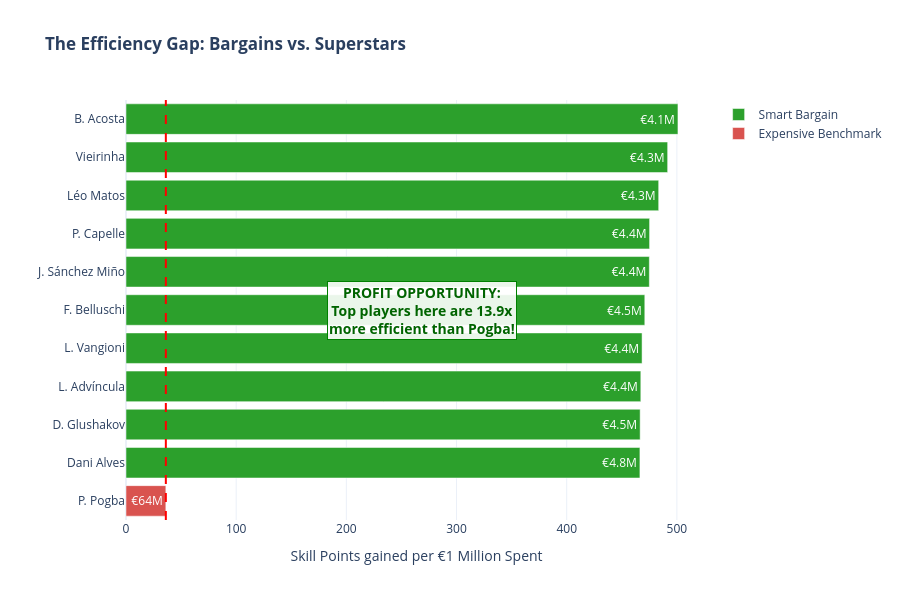

The notebook cell this image was saved under:
### Code cell
import pandas as pd
import plotly.express as px
import plotly.graph_objects as go

# ==========================================
# 1. PREPARE DATA & CALCULATE THE STORY
# ==========================================

# A. Calculate Metrics (Same as before)
skill_cols = [
    'Crossing','Finishing','HeadingAccuracy','ShortPassing','Volleys',
    'Dribbling','Curve','FKAccuracy','LongPassing','BallControl',
    'Acceleration','SprintSpeed','Agility','Reactions','Balance',
    'ShotPower','Jumping','Stamina','Strength','LongShots',
    'Aggression','Interceptions','Positioning','Vision','Penalties',
    'Composure','Marking','StandingTackle','SlidingTackle'
]
df['Total_Skills'] = df[skill_cols].sum(axis=1)

# B. Filter Candidates
targets = df[
    (df['Total_Skills'] > 2050) & 
    (df['Value'] < 20_000_000) & 
    (df['Value'] > 4_000_000) &
    (df['Position'] != 'GK')
].copy()

targets['ROI_Score'] = targets['Total_Skills'] / (targets['Value'] / 1_000_000)
top_bargains = targets.sort_values(by='ROI_Score', ascending=False).head(10).copy()

# C. Add The "Villain" (Benchmark) for Contrast
benchmark = df[df['Name'] == 'P. Pogba'].copy()
if not benchmark.empty:
    benchmark['ROI_Score'] = benchmark['Total_Skills'] / (benchmark['Value'] / 1_000_000)
    # Mark types for coloring
    benchmark['Player_Type'] = "Expensive Benchmark" 
    top_bargains['Player_Type'] = "Smart Bargain"
    
    # Calculate the "Multiplier Insight"
    # How much better is the #1 Bargain compared to Pogba?
    best_deal_score = top_bargains.iloc[0]['ROI_Score']
    pogba_score = benchmark.iloc[0]['ROI_Score']
    multiplier = best_deal_score / pogba_score
    
    final_df = pd.concat([top_bargains, benchmark])
else:
    top_bargains['Player_Type'] = "Smart Bargain"
    final_df = top_bargains
    multiplier = 1

# ==========================================
# 2. EXPORT FOR TABLEAU
# ==========================================
final_df.to_csv('D:/desktop/MY_DOC/Projects/Comprehensive Analysis FIFA 19/Tableau_Datasets/Tableau_ROI_Story.csv', index=False)
print("✅ File Exported: 'Tableau_ROI_Story.csv'")

# ==========================================
# 3. VISUALIZE: THE "STORYTELLING" PLOT
# ==========================================

# We use colors to separate the "Good" from the "Bad"
fig = px.bar(
    final_df,
    x="ROI_Score",
    y="Name",
    orientation='h',
    color="Player_Type",  # <--- This splits the colors automatically
    color_discrete_map={
        "Smart Bargain": "#2CA02C",       # Green
        "Expensive Benchmark": "#D9534F"  # Red
    },
    text="Value",
    title="<b>The Efficiency Gap: Bargains vs. Superstars</b>",
    template="plotly_white"
)

# A. Add the Benchmark Line
fig.add_vline(x=pogba_score, line_width=2, line_dash="dash", line_color="red")

# B. Add the "Story" Annotation (The Arrow)
# Points from the Benchmark to the Top Player
top_player_name = top_bargains.iloc[0]['Name']

fig.add_annotation(
    x=pogba_score + (best_deal_score - pogba_score)/2, # Position in the middle
    y=5, # Approximate middle of the bars
    text=f"<b>PROFIT OPPORTUNITY:<br>Top players here are {multiplier:.1f}x<br>more efficient than Pogba!</b>",
    showarrow=False,
    font=dict(size=14, color="darkgreen"),
    bgcolor="rgba(255,255,255,0.9)",
    bordercolor="green"
)

# C. Formatting
fig.update_traces(texttemplate="€%{text:,.2s}", textposition="inside")
fig.update_layout(
    height=600,
    yaxis={'categoryorder':'total ascending'},
    xaxis_title="Skill Points gained per €1 Million Spent",
    yaxis_title="",
    legend_title_text=""
)

fig.show()

### Figure 1 — Plotly figure (JSON) as saved in the notebook; plotly's stock layout.template omitted (floating-point values rounded to 4 significant figures)
{"data": [{"hovertemplate": "Player_Type=Smart Bargain<br>ROI_Score=%{x}<br>Name=%{y}<br>Value=%{text}<extra></extra>", "legendgroup": "Smart Bargain", "marker": {"color": "#2CA02C", "pattern": {"shape": ""}}, "name": "Smart Bargain", "orientation": "h", "showlegend": true, "text": [4100000.0, 4300000.0, 4300000.0, 4400000.0, 4400000.0, 4500000.0, 4400000.0, 4400000.0, 4500000.0, 4800000.0], "textposition": "inside", "texttemplate": "€%{text:,.2s}", "type": "bar", "x": [501.0, 491.6, 483.5, 475.2, 475.0, 470.9, 468.4, 467.3, 466.7, 466.5], "xaxis": "x", "y": ["B. Acosta", "Vieirinha", "Léo Matos", "P. Capelle", "J. Sánchez Miño", "F. Belluschi", "L. Vangioni", "L. Advíncula", "D. Glushakov", "Dani Alves"], "yaxis": "y"}, {"hovertemplate": "Player_Type=Expensive Benchmark<br>ROI_Score=%{x}<br>Name=%{y}<br>Value=%{text}<extra></extra>", "legendgroup": "Expensive Benchmark", "marker": {"color": "#D9534F", "pattern": {"shape": ""}}, "name": "Expensive Benchmark", "orientation": "h", "showlegend": true, "text": [64000000.0], "textposition": "inside", "texttemplate": "€%{text:,.2s}", "type": "bar", "x": [36.16], "xaxis": "x", "y": ["P. Pogba"], "yaxis": "y"}], "layout": {"annotations": [{"bgcolor": "rgba(255,255,255,0.9)", "bordercolor": "green", "font": {"color": "darkgreen", "size": 14}, "showarrow": false, "text": "<b>PROFIT OPPORTUNITY:<br>Top players here are 13.9x<br>more efficient than Pogba!</b>", "x": 268.6, "y": 5}], "barmode": "relative", "height": 600, "legend": {"title": {"text": ""}, "tracegroupgap": 0}, "shapes": [{"line": {"color": "red", "dash": "dash", "width": 2}, "type": "line", "x0": 36.16, "x1": 36.16, "xref": "x", "y0": 0, "y1": 1, "yref": "y domain"}], "title": {"text": "<b>The Efficiency Gap: Bargains vs. Superstars</b>"}, "xaxis": {"anchor": "y", "domain": [0, 1], "title": {"text": "Skill Points gained per €1 Million Spent"}}, "yaxis": {"anchor": "x", "categoryorder": "total ascending", "domain": [0, 1], "title": {"text": ""}}}}
